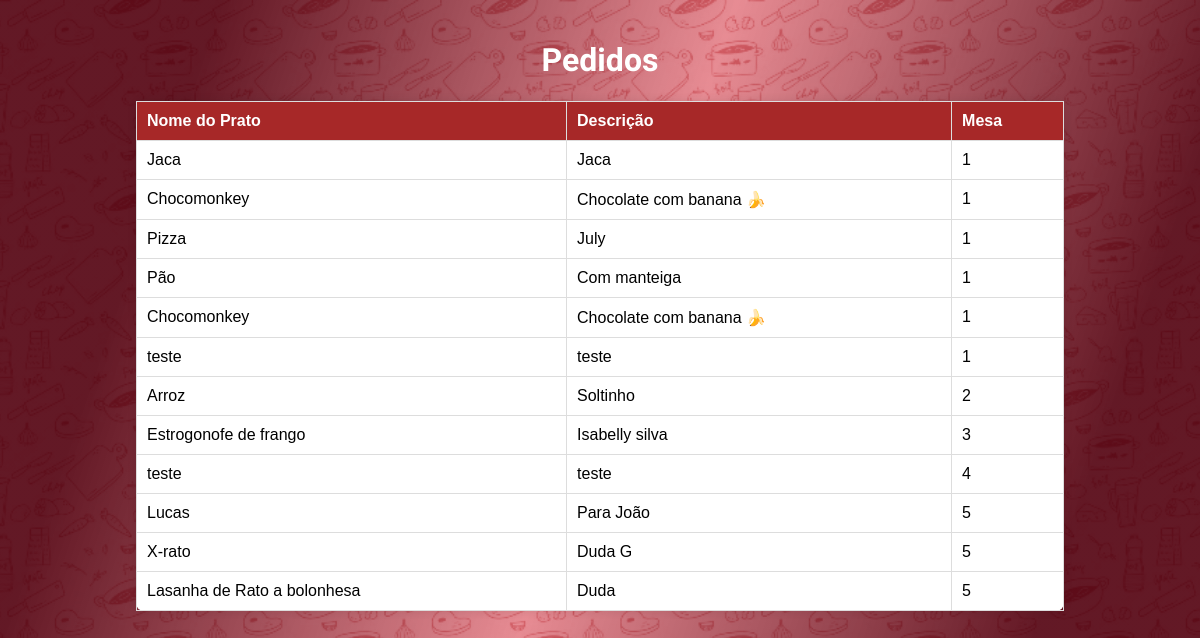
/ver_pedidos, run on the app's committed database.
### tables this page shows
CREATE TABLE "tb_pratos" (
	"id_pedido"	INTEGER,
	"nome_prato"	TEXT,
	"descricao"	TEXT,
	"mesa"	INTEGER,
	PRIMARY KEY("id_pedido")
);

### run.py (the view)
@app.route('/ver_pedidos', methods=['GET'])
def ver_pedidos():
    try:
        conexao = sqlite3.connect(app.config['banco_dados'])
        conexao.row_factory = sqlite3.Row
        cursor = conexao.cursor()
        cursor.execute("SELECT * FROM tb_pratos ORDER BY mesa ASC ")
        pedidos = cursor.fetchall()
        conexao.close()
        return render_template('ver_pedidos.html', pedidos=pedidos)
    except Exception as e:
        return render_template('erro.html', erro=f"Erro ao carregar pedidos: {str(e)}")

### templates/ver_pedidos.html (shortened to what this page needs)
<!DOCTYPE html>
<html lang="pt-br">
<head>
    <link rel="stylesheet" href="/static/styles/pedidos.css">
</head>
<body>
    <h1>Pedidos</h1>
    <table border="1">
        <tr>
            <th>Nome do Prato</th>
            <th>Descrição</th>
            <th>Mesa</th>
        </tr>
        {% for pedido in pedidos %}
        <tr>
            <td>{{ pedido.nome_prato }}</td>
            <td>{{ pedido.descricao }}</td>
            <td>{{ pedido.mesa }}</td>
        </tr>
        {% endfor %}
    </table>
</body>
</html>

### static/styles/pedidos.css (style rules this page uses)
body { font-family: Arial, sans-serif; margin: 0; padding: 20px; text-align: center; background-image: url('/static/assets/fundoo.png'); }
h1 { font-family: "Orelega One"; text-align: center; color: white; }
form, table { background: #fff; padding: 20px; margin: 20px auto; width: 300px; border-radius: 8px; box-shadow: 0px 0px 10px rgba(0, 0, 0, 0.1); }
table { width: 80%; border-collapse: collapse; margin-top: 20px; }
table, th, td { border: 1px solid #ddd; }
th, td { padding: 10px; text-align: left; }
th { background-color: #a72828; color: white; }

### data on the page
tb_pratos: nome_prato "Jaca", descricao "Jaca", mesa "1"
tb_pratos: nome_prato "Chocomonkey", descricao "Chocolate com banana 🍌", mesa "1"
tb_pratos: nome_prato "Pizza", descricao "July", mesa "1"
tb_pratos: nome_prato "Pão", descricao "Com manteiga", mesa "1"
tb_pratos: nome_prato "Chocomonkey", descricao "Chocolate com banana 🍌", mesa "1"
tb_pratos: nome_prato "teste", descricao "teste", mesa "1"
tb_pratos: nome_prato "Arroz", descricao "Soltinho", mesa "2"
tb_pratos: nome_prato "Estrogonofe de frango", descricao "Isabelly silva", mesa "3"
tb_pratos: nome_prato "teste", descricao "teste", mesa "4"
tb_pratos: nome_prato "Lucas", descricao "Para João", mesa "5"
tb_pratos: nome_prato "X-rato", descricao "Duda G", mesa "5"
tb_pratos: nome_prato "Lasanha de Rato a bolonhesa", descricao "Duda", mesa "5"
